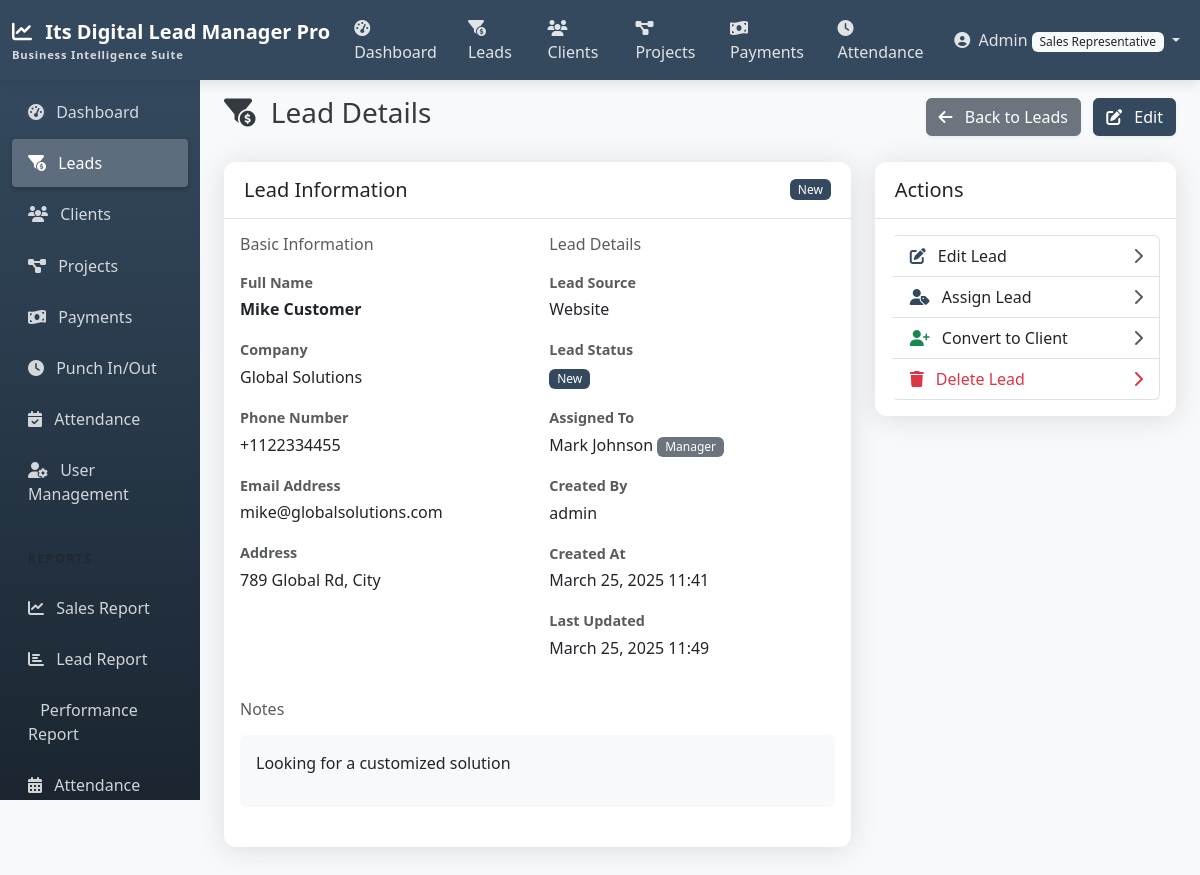
The app's page /leads/3/ (signed in) with its own data.
### accounts/models.py (models this page shows, shortened)
class CustomUser(AbstractUser):
    ROLE_CHOICES = (
        ('admin', 'Admin'),
        ('manager', 'Manager'),
        ('team_leader', 'Team Leader'),
        ('sales_rep', 'Sales Representative'),
    )
    role = models.CharField(max_length=20, choices=ROLE_CHOICES, default='sales_rep')

### leads/models.py (models this page shows, shortened)
class Lead(models.Model):
    name = models.CharField(max_length=255)
    company = models.CharField(max_length=255, blank=True, null=True)
    phone = models.CharField(max_length=20)
    email = models.EmailField()
    address = models.TextField(blank=True, null=True)
    source = models.ForeignKey(LeadSource, on_delete=models.SET_NULL, null=True, blank=True)
    status = models.ForeignKey(LeadStatus, on_delete=models.SET_NULL, null=True, blank=True)
    assigned_to = models.ForeignKey(
        CustomUser,
        related_name='assigned_leads',
        on_delete=models.SET_NULL,
        null=True,
        blank=True
    )
    created_by = models.ForeignKey(
        CustomUser,
        related_name='created_leads',
        on_delete=models.SET_NULL,
        null=True,
        blank=True
    )
    notes = models.TextField(blank=True, null=True)
    created_at = models.DateTimeField(auto_now_add=True)
    updated_at = models.DateTimeField(auto_now=True)
    class Meta:
        ordering = ['-created_at']
    @property
    def is_converted(self):
        return self.status.is_converted if self.status else False

class LeadStatus(models.Model):
    name = models.CharField(max_length=100)
    description = models.TextField(blank=True, null=True)
    is_converted = models.BooleanField(default=False)
    order = models.PositiveIntegerField(default=0)
    class Meta:
        ordering = ['order']
        verbose_name_plural = 'Lead statuses'

class LeadSource(models.Model):
    name = models.CharField(max_length=100)
    description = models.TextField(blank=True, null=True)

### leads/views.py (the view, shortened to what this page needs)
# urls.py: path('<int:pk>/', views.LeadDetailView.as_view(), name='lead_detail'),
class LeadDetailView(LoginRequiredMixin, LeadAccessMixin, DetailView):
    model = Lead
    template_name = 'leads/lead_detail.html'
    context_object_name = 'lead'
    def get_context_data(self, **kwargs):
        context = super().get_context_data(**kwargs)
        lead = self.get_object()
        return context

### leads/views.py (called while the page is built, shortened)
    def test_func(self):
        if not self.request.user.is_authenticated:
            return False
        if self.request.user.is_superuser or self.request.user.role in ['admin', 'manager']:
            return True

### templates/leads/lead_detail.html (shortened to what this page needs)
{% extends 'base.html' %}
{% block content %}
<div class="d-flex justify-content-between align-items-center mb-4">
    <h1 class="h3">
        <i class="fas fa-funnel-dollar me-2"></i> Lead Details
    </h1>
    <div>
        <a href="{% url 'lead_list' %}" class="btn btn-secondary">
            <i class="fas fa-arrow-left me-2"></i> Back to Leads
        </a>
        <a href="{% url 'lead_edit' lead.id %}" class="btn btn-primary ms-2">
            <i class="fas fa-edit me-2"></i> Edit
        </a>
    </div>
</div>
<div class="row">
    <div class="col-md-8 mb-4">
        <div class="card shadow h-100">
            <div class="card-header bg-white">
                <div class="d-flex justify-content-between align-items-center">
                    <h5 class="mb-0">Lead Information</h5>
                    <span class="badge {% if lead.is_converted %}bg-success{% else %}bg-primary{% endif %}">
                        {{ lead.status.name|default:"New" }}
                    </span>
                </div>
            </div>
            <div class="card-body">
                <div class="row">
                    <div class="col-md-6 mb-4">
                        <h6 class="text-muted mb-3">Basic Information</h6>
                        <div class="mb-3">
                            <label class="form-label text-muted small mb-1">Full Name</label>
                            <div class="fw-bold">{{ lead.name }}</div>
                        </div>
                        <div class="mb-3">
                            <label class="form-label text-muted small mb-1">Company</label>
                            <div>{{ lead.company|default:"-" }}</div>
                        </div>
                        <div class="mb-3">
                            <label class="form-label text-muted small mb-1">Phone Number</label>
                            <div>{{ lead.phone }}</div>
                        </div>
                        <div class="mb-3">
                            <label class="form-label text-muted small mb-1">Email Address</label>
                            <div>{{ lead.email }}</div>
                        </div>
                        <div class="mb-3">
                            <label class="form-label text-muted small mb-1">Address</label>
                            <div>{{ lead.address|default:"-"|linebreaks }}</div>
                        </div>
                    </div>
                    <div class="col-md-6 mb-4">
                        <h6 class="text-muted mb-3">Lead Details</h6>
                        <div class="mb-3">
                            <label class="form-label text-muted small mb-1">Lead Source</label>
                            <div>{{ lead.source.name|default:"-" }}</div>
                        </div>
                        <div class="mb-3">
                            <label class="form-label text-muted small mb-1">Lead Status</label>
                            <div>
                                <span class="badge {% if lead.is_converted %}bg-success{% else %}bg-primary{% endif %}">
                                    {{ lead.status.name|default:"New" }}
                                </span>
                            </div>
                        </div>
                        <div class="mb-3">
                            <label class="form-label text-muted small mb-1">Assigned To</label>
                            <div>
                                {% if lead.assigned_to %}
                                {{ lead.assigned_to.get_full_name|default:lead.assigned_to.username }}
                                <span class="badge bg-secondary">{{ lead.assigned_to.get_role_display }}</span>
                                {% else %}
                                <span class="text-muted">Unassigned</span>
                                {% endif %}
                            </div>
                        </div>
                        <div class="mb-3">
                            <label class="form-label text-muted small mb-1">Created By</label>
                            <div>
                                {% if lead.created_by %}
                                {{ lead.created_by.get_full_name|default:lead.created_by.username }}
                                {% else %}
                                <span class="text-muted">System</span>
                                {% endif %}
                            </div>
                        </div>
                        <div class="mb-3">
                            <label class="form-label text-muted small mb-1">Created At</label>
                            <div>{{ lead.created_at|date:"F d, Y H:i" }}</div>
                        </div>
                        <div class="mb-3">
                            <label class="form-label text-muted small mb-1">Last Updated</label>
                            <div>{{ lead.updated_at|date:"F d, Y H:i" }}</div>
                        </div>
                    </div>
                </div>
                <div class="row">
                    <div class="col-12">
                        <h6 class="text-muted mb-3">Notes</h6>
                        <div class="p-3 bg-light rounded">
                            {{ lead.notes|default:"No notes available."|linebreaks }}
                        </div>
                    </div>
                </div>
            </div>
        </div>
    </div>
    <div class="col-md-4 mb-4">
        <div class="card shadow mb-4">
            <div class="card-header bg-white">
                <h5 class="mb-0">Actions</h5>
            </div>
            <div class="card-body">
                <div class="list-group">
                    <a href="{% url 'lead_edit' lead.id %}" class="list-group-item list-group-item-action">
                        <div class="d-flex justify-content-between align-items-center">
                            <div>
                                <i class="fas fa-edit me-2 text-primary"></i>
                                Edit Lead
                            </div>
                            <i class="fas fa-chevron-right text-muted"></i>
                        </div>
                    </a>
                    {% if user.is_superuser or user.role in 'admin,manager' %}
                    <a href="{% url 'lead_assign' lead.id %}" class="list-group-item list-group-item-action">
                        <div class="d-flex justify-content-between align-items-center">
                            <div>
                                <i class="fas fa-user-tag me-2 text-primary"></i>
                                Assign Lead
                            </div>
                            <i class="fas fa-chevron-right text-muted"></i>
                        </div>
                    </a>
                    {% endif %}
                    {% if not lead.is_converted %}
                    <a href="{% url 'convert_lead' lead.id %}" class="list-group-item list-group-item-action">
                        <div class="d-flex justify-content-between align-items-center">
                            <div>
                                <i class="fas fa-user-plus me-2 text-success"></i>
                                Convert to Client
                            </div>
                            <i class="fas fa-chevron-right text-muted"></i>
                        </div>
                    </a>
                    {% endif %}
                    {% if user.is_superuser or user.role in 'admin,manager' %}
                    <a href="{% url 'lead_delete' lead.id %}" class="list-group-item list-group-item-action text-danger">
                        <div class="d-flex justify-content-between align-items-center">
                            <div>
                                <i class="fas fa-trash me-2"></i>
                                Delete Lead
                            </div>
                            <i class="fas fa-chevron-right"></i>
                        </div>
                    </a>
                    {% endif %}
                </div>
            </div>
        </div>
    </div>
</div>
{% endblock %}

### templates/navbar.html (shortened to what this page needs)
<nav class="navbar navbar-expand-md navbar-dark sticky-top">
    <div class="container-fluid">
        <a class="navbar-brand" href="{% url 'home' %}">
            <i class="fas fa-chart-line me-2"></i>
            Its Digital Lead Manager Pro
            <span class="navbar-brand-subtitle">Business Intelligence Suite</span>
        </a>
        <div class="collapse navbar-collapse" id="navbarNav">
            <ul class="navbar-nav me-auto">
                {% if user.is_authenticated %}
                <li class="nav-item">
                    <a class="nav-link {% if request.path == '/reports/dashboard/' %}active{% endif %}" href="{% url 'dashboard' %}">
                        <i class="fas fa-tachometer-alt me-1"></i> Dashboard
                    </a>
                </li>
                <li class="nav-item">
                    <a class="nav-link {% if '/leads/' in request.path %}active{% endif %}" href="{% url 'lead_list' %}">
                        <i class="fas fa-funnel-dollar me-1"></i> Leads
                    </a>
                </li>
                <li class="nav-item">
                    <a class="nav-link {% if '/clients/' in request.path %}active{% endif %}" href="{% url 'client_list' %}">
                        <i class="fas fa-users me-1"></i> Clients
                    </a>
                </li>
                <li class="nav-item d-none d-lg-block">
                    <a class="nav-link {% if '/projects/' in request.path %}active{% endif %}" href="{% url 'project_list' %}">
                        <i class="fas fa-project-diagram me-1"></i> Projects
                    </a>
                </li>
                <li class="nav-item d-none d-lg-block">
                    <a class="nav-link {% if '/payments/' in request.path %}active{% endif %}" href="{% url 'payment_list' %}">
                        <i class="fas fa-money-bill-wave me-1"></i> Payments
                    </a>
                </li>
                <li class="nav-item d-none d-lg-block">
                    <a class="nav-link {% if '/attendance/punch/' in request.path %}active{% endif %}" href="{% url 'punch' %}">
                        <i class="fas fa-clock me-1"></i> Attendance
                    </a>
                </li>
                {% endif %}
            </ul>
            <ul class="navbar-nav">
                {% if user.is_authenticated %}
                <li class="nav-item dropdown">
                    <a class="nav-link dropdown-toggle" href="#" id="navbarDropdown" role="button" data-bs-toggle="dropdown" aria-expanded="false">
                        <i class="fas fa-user-circle me-1"></i>
                        {% if user.first_name %}{{ user.first_name }}{% else %}{{ user.username }}{% endif %}
                        <span class="badge bg-light text-dark">{{ user.get_role_display }}</span>
                    </a>
                </li>
                {% endif %}
            </ul>
        </div>
    </div>
</nav>

### static/css/custom.css (style rules this page uses)
:root { --primary-color: #34495e; --primary-light: #5d6d7e; --primary-dark: #1a2530; --secondary-color: #e2e2e2; --secondary-dark: #b1b1b1; --accent-color: #f39c12; --bg-color: #f8f9fa; --text-color: #343a40; --text-light: #f8f9fa; --success-color: #2ecc71; --info-color: #3498db; --warning-color: #f39c12; --danger-color: #e74c3c; }
body { background-color: var(--bg-color); color: var(--text-color); }
.navbar { background-color: var(--primary-color) !important; box-shadow: 0 4px 12px rgba(0, 0, 0, 0.1); }
.navbar-brand { font-weight: 700; font-size: 1.25rem; color: white !important; }
.navbar-brand-subtitle { font-size: 0.7rem; opacity: 0.8; display: block; letter-spacing: 0.05rem; }
.navbar .nav-link { color: rgba(255, 255, 255, 0.85) !important; font-weight: 500; }
.card { border: none; box-shadow: 0 0.15rem 1.75rem 0 rgba(58, 59, 69, 0.15) !important; border-radius: 0.75rem; margin-bottom: 1.5rem; transition: transform 0.2s ease, box-shadow 0.2s ease; }
.card-header { padding: 1rem 1.25rem; border-bottom: 1px solid var(--secondary-color); background-color: white; border-top-left-radius: 0.75rem !important; border-top-right-radius: 0.75rem !important; font-weight: 600; }
label { font-weight: 500; color: var(--primary-dark); }
.badge { font-weight: 500; padding: 0.35em 0.65em; }
label.form-label { font-weight: 600; margin-bottom: 0.25rem; color: var(--primary-dark); font-size: 0.9rem; }
.btn { border-radius: 0.35rem; font-weight: 500; box-shadow: 0 2px 4px rgba(0, 0, 0, 0.05); transition: all 0.2s ease; }
.btn-primary { background-color: var(--primary-color); border-color: var(--primary-color); }
.list-group-item { transition: all 0.2s ease; border-left: 3px solid transparent; }
.text-primary { color: var(--primary-color) !important; }
.bg-primary { background-color: var(--primary-color) !important; }

### records on screen
CustomUser: username "Admin", role "Sales Representative"
Lead: status.name "New", name "Mike Customer", company "Global Solutions", phone "+1122334455", email "mike@globalsolutions.com", address "789 Global Rd, City", source.name "Website", assigned_to.get_full_name "Mark Johnson", assigned_to.role "Manager", created_by.get_full_name "admin", created_at "March 25, 2025 11:41", updated_at "March 25, 2025 11:49", notes "Looking for a customized solution"
